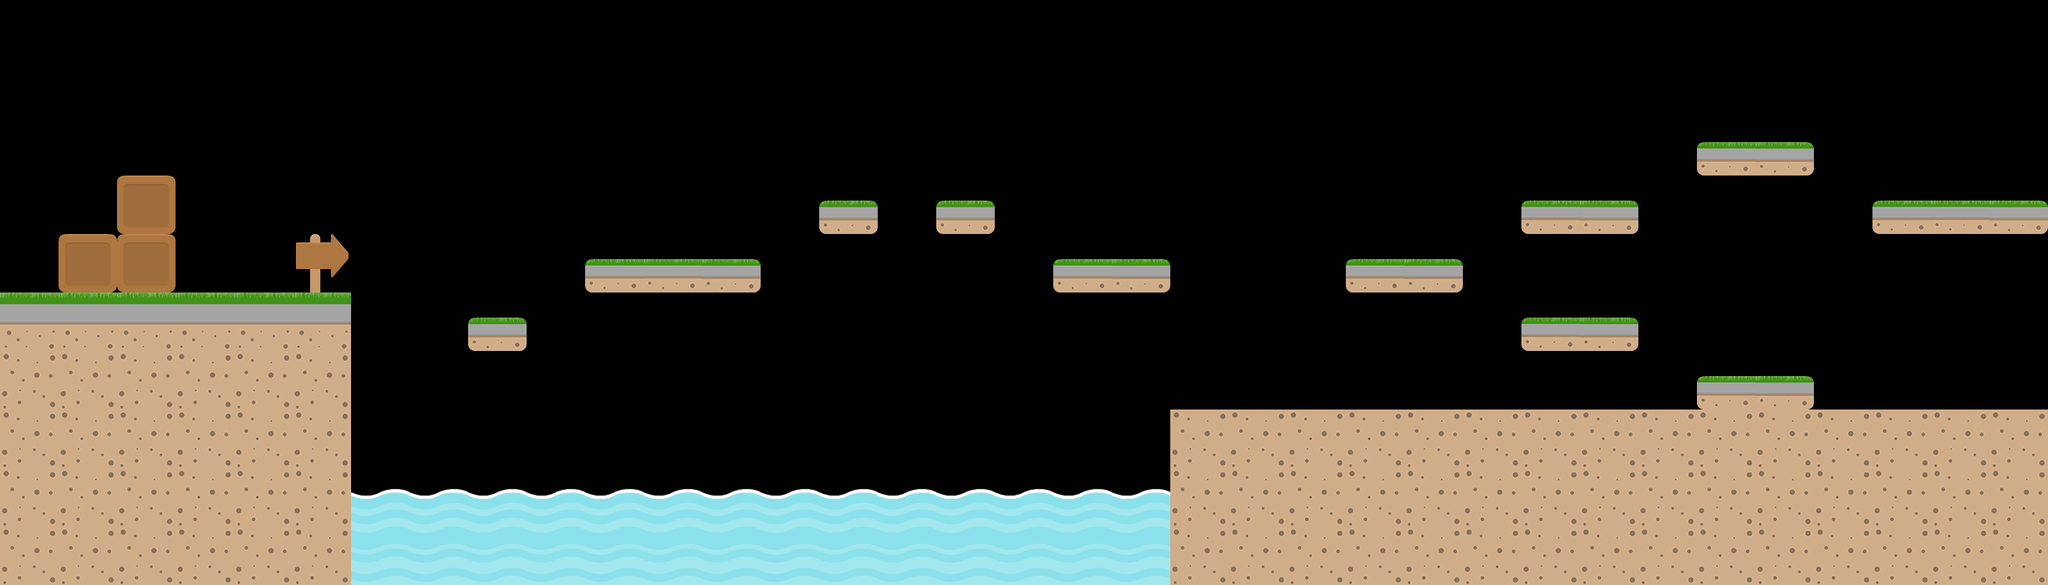

This is a level from a 2D game, rendered from its Tiled map with the project's own tilesets. A one-line summary and the complete map file follow:
An orthogonal 35x10 tile map with 70x70 px tiles, 1 tile layer (Tile Layer 1) and 19 objects (13x platform, spawnpoint, exitSign, doorBot, doorTop, ...).

<map version="1.10" tiledversion="1.11.0" orientation="orthogonal" renderorder="right-down" width="35" height="10" tilewidth="70" tileheight="70" infinite="0" nextlayerid="3" nextobjectid="72">
 <properties>
  <property name="star1time" type="float" value="7" />
 </properties>
 <tileset firstgid="1" name="tiles_spritesheet" tilewidth="70" tileheight="70" spacing="2" tilecount="156" columns="12">
  <image source="tiles_spritesheet.png" width="914" height="936" />
 </tileset>
 <layer id="1" name="Tile Layer 1" width="35" height="10">
  <data encoding="csv">
0,0,0,0,0,0,0,0,0,0,0,0,0,0,0,0,0,0,0,0,0,0,0,0,0,0,0,0,0,0,0,0,0,0,0,
0,0,0,0,0,0,0,0,0,0,0,0,0,0,0,0,0,0,0,0,0,0,0,0,0,0,0,0,0,0,0,0,0,0,0,
0,0,0,0,0,0,0,0,0,0,0,0,0,0,0,0,0,0,0,0,0,0,0,0,0,0,0,0,0,69,45,0,0,0,0,
0,0,73,0,0,0,0,0,0,0,0,0,0,0,81,0,81,0,0,0,0,0,0,0,0,0,69,45,0,0,0,0,69,57,45,
0,73,73,0,0,41,0,0,0,0,69,57,45,0,0,0,0,0,69,45,0,0,0,69,45,0,0,0,0,0,0,0,0,0,0,
104,104,104,104,104,104,0,0,81,0,0,0,0,0,0,0,0,0,0,0,0,0,0,0,0,0,69,45,0,0,0,0,0,0,0,
153,153,153,153,153,153,0,0,0,0,0,0,0,0,0,0,0,0,0,0,0,0,0,0,0,0,0,0,0,69,45,0,0,0,0,
153,153,153,153,153,153,0,0,0,0,0,0,0,0,0,0,0,0,0,0,153,153,153,153,153,153,153,153,153,153,153,153,153,153,153,
153,153,153,153,153,153,103,103,103,103,103,103,103,103,103,103,103,103,103,103,153,153,153,153,153,153,153,153,153,153,153,153,153,153,153,
153,153,153,153,153,153,44,44,44,44,44,44,44,44,44,44,44,44,44,44,153,153,153,153,153,153,153,153,153,153,153,153,153,153,153
</data>
 </layer>
 <objectgroup id="2" name="Object Layer 1">
  <object id="23" type="spawnpoint" x="5.33333" y="214.667" width="128" height="42" />
  <object id="15" type="platform" x="-2" y="351" width="424" height="39">
   <properties>
    <property name="Type" value="NORMAL" />
   </properties>
  </object>
  <object id="18" type="exitSign" gid="65" x="2310" y="242" width="70" height="70" />
  <object id="19" type="doorBot" gid="58" x="2379" y="240" width="70" height="70" />
  <object id="20" type="doorTop" gid="46" x="2379" y="172" width="70" height="70" />
  <object id="21" type="exitTrigger" x="2122" y="136" width="42" height="40" />
  <object id="35" type="platform" x="1387.67" y="493.667" width="1060" height="70">
   <properties>
    <property name="type" value="SLOW" />
   </properties>
  </object>
  <object id="55" type="button" x="2265.18" y="222.424">
   <point />
  </object>
  <object id="57" type="platform" x="560" y="387.5" width="66" height="39">
   <properties>
    <property name="Type" value="NORMAL" />
   </properties>
  </object>
  <object id="58" type="platform" x="701" y="319.5" width="204" height="39">
   <properties>
    <property name="Type" value="NORMAL" />
   </properties>
  </object>
  <object id="60" type="platform" x="982" y="247.5" width="66" height="39">
   <properties>
    <property name="Type" value="NORMAL" />
   </properties>
  </object>
  <object id="61" type="platform" x="1123" y="247.5" width="66" height="39">
   <properties>
    <property name="Type" value="NORMAL" />
   </properties>
  </object>
  <object id="62" type="platform" x="1262" y="318.5" width="135" height="39">
   <properties>
    <property name="Type" value="NORMAL" />
   </properties>
  </object>
  <object id="64" type="platform" x="1610.5" y="316.5" width="135" height="39">
   <properties>
    <property name="Type" value="NORMAL" />
   </properties>
  </object>
  <object id="65" type="platform" x="1822.5" y="248.5" width="135" height="39">
   <properties>
    <property name="Type" value="NORMAL" />
   </properties>
  </object>
  <object id="66" type="platform" x="1822.5" y="388.5" width="135" height="39">
   <properties>
    <property name="Type" value="NORMAL" />
   </properties>
  </object>
  <object id="67" type="platform" x="2032.5" y="456.5" width="135" height="39">
   <properties>
    <property name="type" value="NORMAL" />
   </properties>
  </object>
  <object id="68" type="platform" x="2042.5" y="176.5" width="135" height="39">
   <properties>
    <property name="Type" value="NORMAL" />
   </properties>
  </object>
  <object id="69" type="platform" x="2241.5" y="248.5" width="205" height="39">
   <properties>
    <property name="Type" value="NORMAL" />
   </properties>
  </object>
 </objectgroup>
</map>
